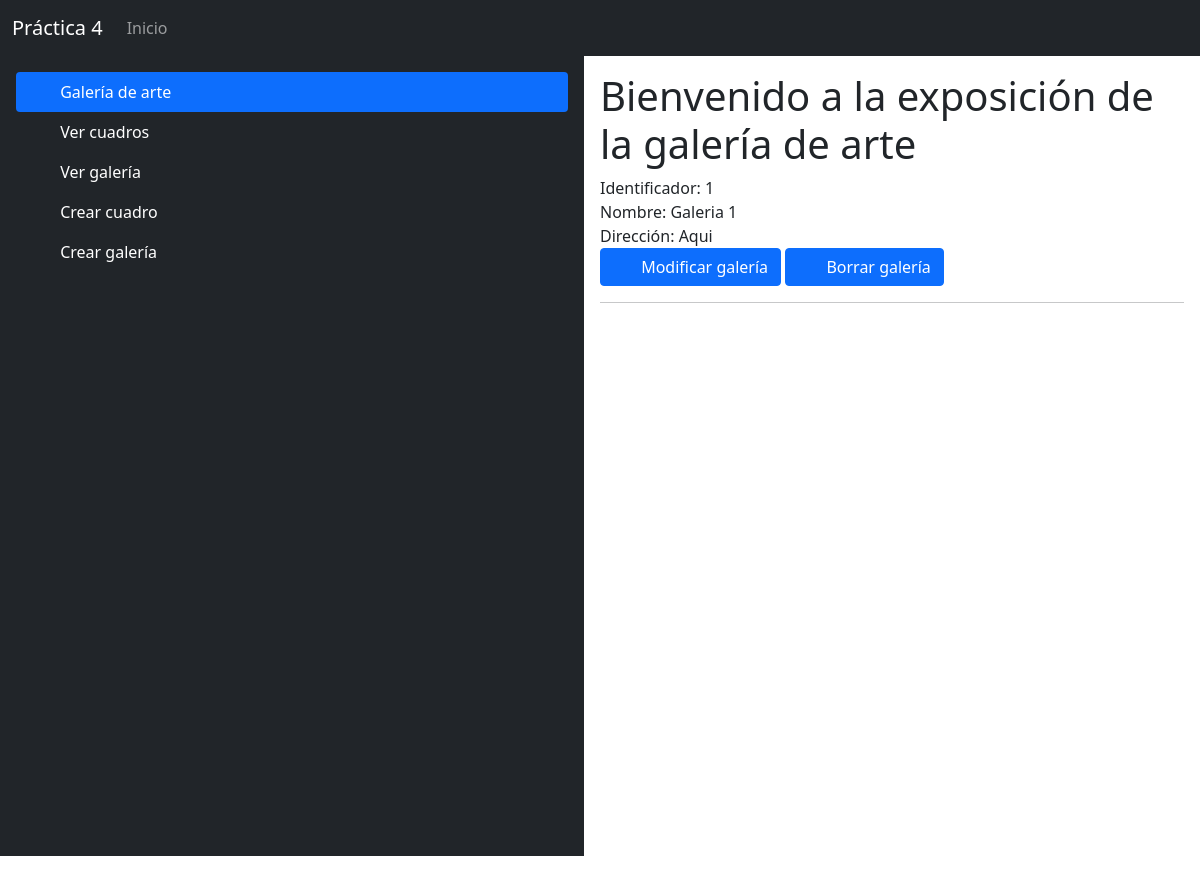
The page /ver_galeria on the database as committed earlier.
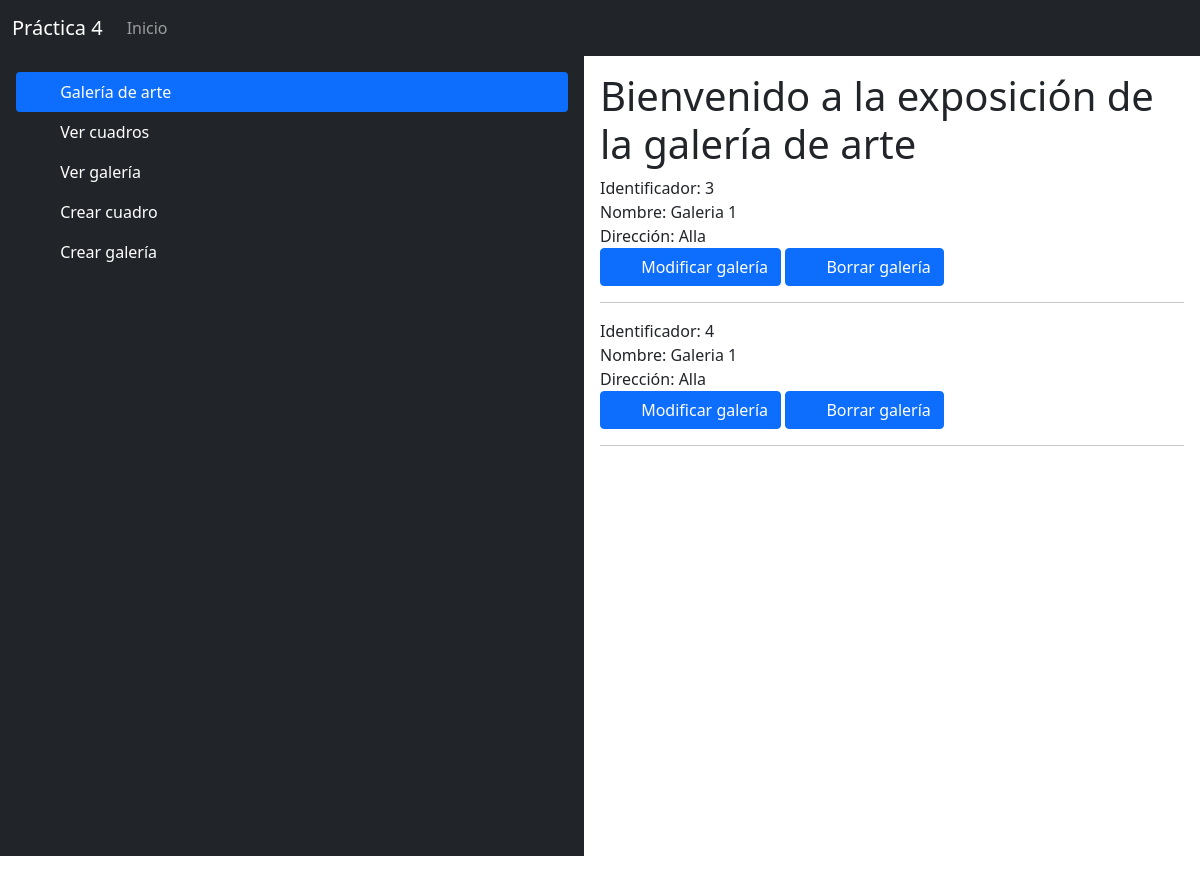
The same page on the database as committed later.
### galerias/models.py (models this page shows, shortened)
class Galeria(models.Model):
    nombre = models.CharField(max_length=200)
    direccion = models.CharField(max_length=100)

### galerias/views.py (the view)
# urls.py: path('ver_galeria', views.ver_galeria, name="ver_galeria"),
def ver_galeria(request):
    galerias = Galeria.objects.all()
    return render(request, 'ver_galeria.html', {"galerias":galerias})

### galerias/templates/ver_galeria.html
{% extends 'index.html' %}
{% block contenido %}
    {% for galeria in galerias %}
        Identificador: {{ galeria.id }}
        <br>
        Nombre: {{ galeria.nombre }}
        <br>
        Dirección: {{ galeria.direccion }}
        <br>
        <a href="./modificar_galeria/{{ galeria.id }}" class="btn btn-primary">
            <svg class="bi me-2" width="16" height="16"></svg>
            Modificar galería
        </a>
        <a href="./borrar_galeria/{{ galeria.id }}" class="btn btn-primary">
            <svg class="bi me-2" width="16" height="16"></svg>
            Borrar galería
        </a>
        <hr>
    {% endfor %}
{% endblock %}

Rows that differ between the two databases and show on the page:
removed Galeria: id "1", nombre "Galeria 1", direccion "Aqui"
added Galeria: id "3", nombre "Galeria 1", direccion "Alla"
added Galeria: id "4", nombre "Galeria 1", direccion "Alla"
